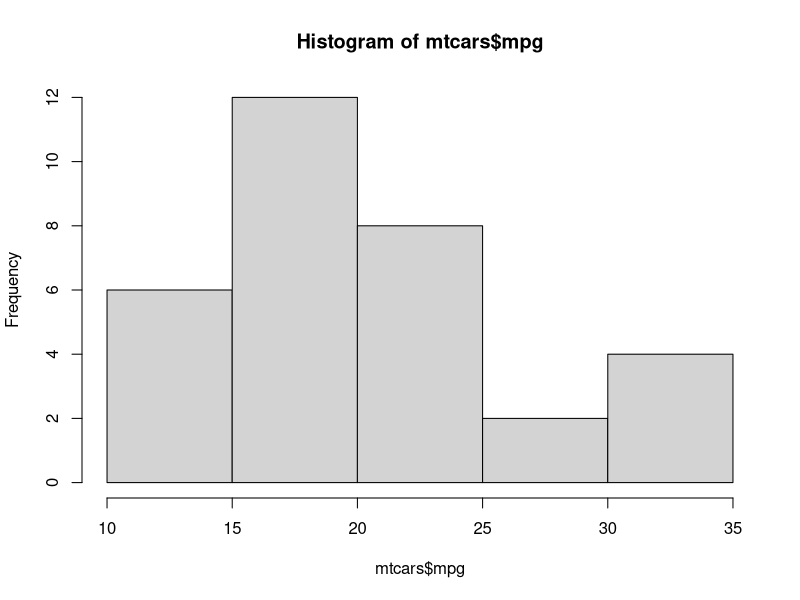
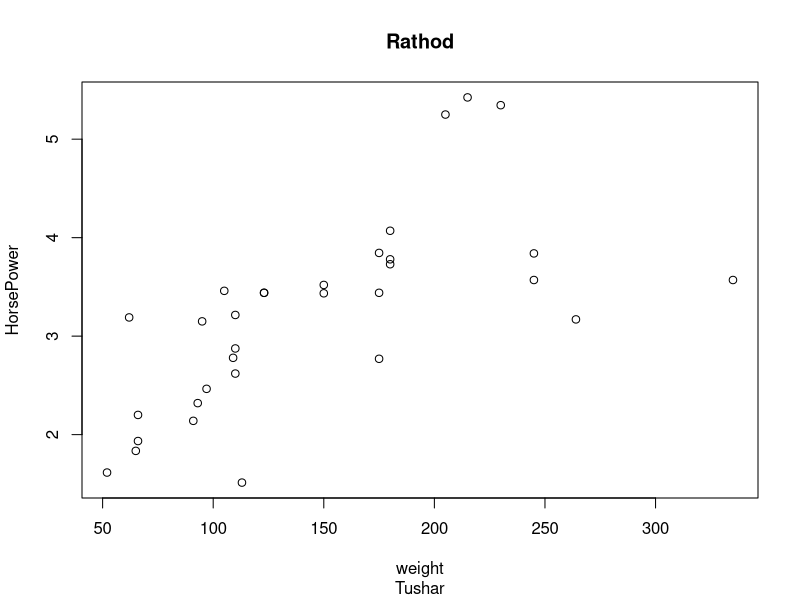

Reproduce these figures in R, in order. (Note: this script raises an error after producing the figures.)
mtcars
hist(mtcars$mpg)

sum(mtcars$am == 1)
sum(mtcars$am == 0)

?plot

plot(mtcars$hp, mtcars$wt, main="Rathod", sub="Tushar", xlab = "weight", ylab = "HorsePower")

iris
c<-colnames(iris);c 

list(c)[1]

class(colnames(iris))

colnames(iris)[1] <- 'tush'

iris.vrs <- suiris$Species=='versicolor'; iris.vrs

cols<- colnames(mtcars); cols

for (i in cols) { print (mtcars$i) }

class(mtcars$mpg)

head(mtcars)
sapply(mtcars, class)


attach(mtcars)
newmtc = data.frame(mpg, as.integer(cyl), disp, hp, drat, wt, qsec,
                    as.integer(vs), as.integer(am), gear, carb)
sapply(newmtc, class)


iris[iris$Species == "virginica" & iris$Sepal.Width > 3.5, 1:4]

row.names(iris[iris$Species == "virginica" & iris$Sepal.Width > 3.5, ])
iris

rep(iris$Petal.Length, times=5, each=2)


iris[c(T,F), 1]
